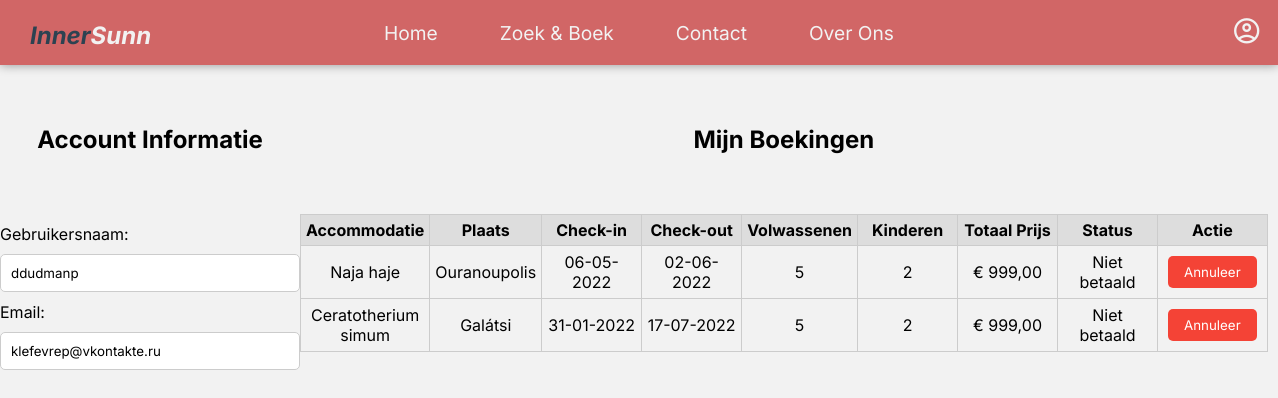
/pages/profile.php (signed in), run on the app's committed database.
### tables this page shows
CREATE TABLE IF NOT EXISTS USERS (
	id INT NOT NULL AUTO_INCREMENT,
    username VARCHAR(30) NOT NULL,
    email VARCHAR(35) NOT NULL,
    password VARCHAR(100) NOT NULL,
    is_admin BOOLEAN default false,
    PRIMARY KEY(id),
    UNIQUE(username),
    UNIQUE(email)
);

CREATE TABLE IF NOT EXISTS BOOKINGS (
	id INT NOT NULL AUTO_INCREMENT,
    user_id INT NOT NULL,
    accommodation_id INT NOT NULL,
    adults INT NOT NULL,
    children INT NOT NULL,
    total_price INT NOT NULL,
    check_in DATE NOT NULL,
    check_out DATE NOT NULL,
    status VARCHAR(255) NOT NULL DEFAULT "NOT_PAID",
	PRIMARY KEY(id),
    FOREIGN KEY (user_id) REFERENCES USERS(id) ON  UPDATE CASCADE ON DELETE CASCADE,
    FOREIGN KEY (accommodation_id) REFERENCES ACCOMMODATIONS(id) ON UPDATE CASCADE ON DELETE CASCADE
);

CREATE TABLE IF NOT EXISTS ACCOMMODATIONS (
	id INT NOT NULL AUTO_INCREMENT,
    name VARCHAR(255) NOT NULL,
    country VARCHAR(255) NOT NULL,
    city VARCHAR(255) NOT NULL,
    address VARCHAR(255) NOT NULL,
    description TEXT NOT NULL,
    price INT(10) NOT NULL,
    PRIMARY KEY(id),
    UNIQUE(name)
);

### includes/functions/database.php (called while the page is built, shortened)
<?php
require_once ROOT_PATH . 'includes/connection.php';
function getUserById($userId)
{
    global $conn;
    $query = "SELECT * FROM USERS WHERE ID = :userId";
    $queryExec = $conn->prepare($query);
    $queryExec->bindParam(":userId", $userId);
    $queryExec->execute();
    $results = $queryExec->fetch();
    return $results;
}
function getBookingsByUserId($userId)
{
    global $conn;
    $query = "SELECT BOOKINGS.id, BOOKINGS.check_in, BOOKINGS.check_out, BOOKINGS.total_price, BOOKINGS.status, BOOKINGS.adults, BOOKINGS.children,
                     ACCOMMODATIONS.name, ACCOMMODATIONS.country, ACCOMMODATIONS.city, ACCOMMODATIONS.address, IMAGES.URL as image
                FROM BOOKINGS
                INNER JOIN ACCOMMODATIONS
                ON BOOKINGS.accommodation_id = ACCOMMODATIONS.id
                INNER JOIN IMAGES
                ON BOOKINGS.accommodation_id = IMAGES.accommodation_id
                WHERE BOOKINGS.user_id = :userId AND IMAGES.isThumbnail = 1
                GROUP BY BOOKINGS.id, IMAGES.URL
                ORDER BY BOOKINGS.id DESC";
    $queryExec = $conn->prepare($query);
    $queryExec->bindParam(":userId", $userId);
    $queryExec->execute();
    $results = $queryExec->fetchAll();
    return $results;
}

### includes/controllers/profile.php (called while the page is built, shortened)
<?php
require_once ROOT_PATH . 'includes/functions/database.php';
$user = getUserById($_SESSION['user']['id']);
$bookings = getBookingsByUserId($_SESSION['user']['id']);
foreach ($bookings as $key => $booking) {
    $bookings[$key]['check_in'] = date('d-m-Y', strtotime($booking['check_in']));
    $bookings[$key]['check_out'] = date('d-m-Y', strtotime($booking['check_out']));
    $bookings[$key]['total_price'] = number_format($booking['total_price'], 2, ',', '.');
    switch ($booking['status']) {
        case 'NOT_PAID':
            $bookings[$key]['status'] = 'Niet betaald';
            break;
    }
}

### pages/profile.php (the view, shortened to what this page needs)
<?php
require_once(ROOT_PATH . "/includes/partials/header.php");
require_once(ROOT_PATH . "/includes/controllers/profile.php");
?>
<main>
    <div class="profile-container">
        <section class="account-info">
            <h2>Account Informatie</h2>
            <form>
                <label for="username">Gebruikersnaam:</label>
                <input type="text" name="username" value="<?php echo $user['username'] ?>" readonly>
                <label for="email">Email:</label>
                <input type="email" name="email" value="<?php echo $user['email'] ?>" readonly>
            </form>
        </section>
        <section class="bookings">
            <h2>Mijn Boekingen</h2>
            <table>
                <tr>
                    <th>Accommodatie</th>
                    <th>Plaats</th>
                    <th>Check-in</th>
                    <th>Check-out</th>
                    <th>Volwassenen</th>
                    <th>Kinderen</th>
                    <th>Totaal Prijs</th>
                    <th>Status</th>
                    <th>Actie</th>
                </tr>
                <?php foreach ($bookings as $booking) : ?>
                    <tr>
                        <td><?php echo $booking['name'] ?></td>
                        <td><?php echo $booking['city'] ?></td>
                        <td><?php echo $booking['check_in'] ?></td>
                        <td><?php echo $booking['check_out'] ?></td>
                        <td><?php echo $booking['adults'] ?></td>
                        <td><?php echo $booking['children'] ?></td>
                        <td>€ <?php echo $booking['total_price'] ?></td>
                        <td><?php echo $booking['status'] ?></td>
                        <td>
                            <a href="<?php echo BASE_URL ?>includes/controllers/cancel_booking.php?booking=<?php echo $booking['id'] ?>"><button class="delete-btn">Annuleer</button></a>
                        </td>
                    </tr>
                <?php endforeach; ?>
            </table>
        </section>
    </div>
</main>

### css/variables.css (style rules this page uses)
:root { --color-primary: #d16666; --color-primary-dark: #9b4b4b; --color-secondary: #f2f2f2; --color-secondary-dark: #d9d9d9; --color-tertiary: #2c4251; }

### css/index.css (style rules this page uses)
* { box-sizing: border-box; padding: 0; margin: 0; font-family: "Inter", sans-serif; }
body { background-color: var(--color-secondary); }

### css/profile.css (style rules this page uses)
main { width: 90vw; margin-top: 5vh; }
.profile-container { margin: 0 auto; text-align: center; display: flex; }
.account-info, .bookings { width: 100%; margin: 20px 0; }
.account-info h2, .bookings h2 { margin-bottom: 60px; }
.account-info form { display: inline-block; text-align: left; }
.account-info label { display: block; margin: 10px 0; }
.account-info input[type="text"], .account-info input[type="email"], .account-info input[type="tel"] { width: 300px; padding: 10px; border-radius: 5px; border: 1px solid #ccc; }
.bookings table { width: 100%; border-collapse: collapse; text-align: center; }
.bookings th, .bookings td { border: 1px solid #ccc; padding: 5px; min-width: 100px; }
.bookings th { background-color: #ddd; }
.edit-btn, .delete-btn { border: none; padding: 8px 16px; border-radius: 5px; margin: 5px 5px; color: white; cursor: pointer; }
.delete-btn { background-color: #f44336; }

### data on the page
users: username "ddudmanp", email "klefevrep@vkontakte.ru"
bookings: accommodation.name "Naja haje", accommodation.city "Ouranoupolis", check_in "06-05-2022", check_out "02-06-2022", adults "5", children "2", total_price "999,00", status "Niet betaald"
bookings: accommodation.name "Ceratotherium simum", accommodation.city "Galátsi", check_in "31-01-2022", check_out "17-07-2022", adults "5", children "2", total_price "999,00", status "Niet betaald"
